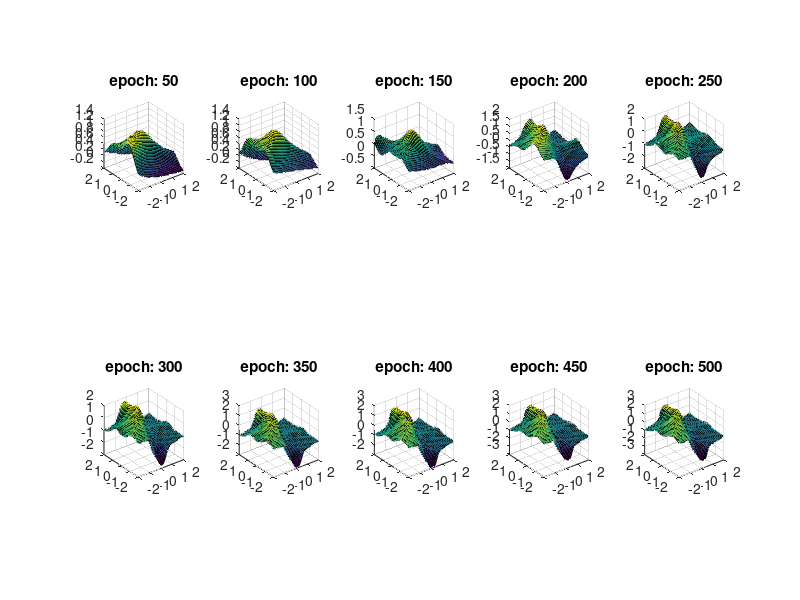

Reproduce this figure in MATLAB.
N = 2.0;values = -N:0.1:N;[x1, x2]=meshgrid(values,values);mu = zeros(1, 2);sigma = eye(2) * 2 / 5;X = [x1(:) x2(:)];Y = mvnpdf(X, mu, sigma) * 3;
D=2; % number of input nodes
K=1; % number of output nodes
M=8; % number of hidden nodes
w1 = rand(D,M) - 0.5; % weights of first layer
w2 = rand(M,K) - 0.5; %weights of second layer
b1 = rand(1,M) - 0.5; % biases for first layer
b2 = rand(K,1) - 0.5; %biases for second layer
h = @(a)tanh(a); % activation function
dh = @(a)(1 - h(a).^2); % derivative of activation function
n = 0.1; % n, learning rate
a1 = X * w1 + repmat(b1, length(X),1); % values for activation function
z = h(a1); % values of nodes
y = z * w2 + b2; % output values

number_of_epochs = 500;
interval = 50;
number_of_plots = number_of_epochs / interval;
plot_counter = 0;

for count = 1:500
    for i = 1:length(X)
        ti = Y(i); % real output
        xi = X(i, :); % inputs with index i
        a1 = xi * w1 + b1; % values for hidden nodes, to be activated
        zi = h(a1); % activations of hidden nodes
        yi = zi * w2 + b2; % output for input i
        d2 = yi - ti; % difference in layer 2
        d1 = dh(a1)' .* (w2 * d2); % difference in layer 1
        w1 = w1 - n * (d1*xi)'; % new weight assignments
        w2 = w2 - n * (d2*zi)';
    end
    % plot the outputs for new weights and wait for user input
    a1s = X * w1 + repmat(b1, length(X),1);
    zs = h(a1s);
    ys = zs * w2 + b2;
    
    if(mod(count,interval) == 0)
        plot_counter = plot_counter + 1;
        subplot(2,number_of_plots/2,plot_counter)
        surf(values, values, reshape(ys, length(values), length(values)))
        axis square
        title(sprintf('epoch: %d',count))
    end
    
%     surf(values, values, reshape(ys, length(values), length(values)))
%     pause
%     count
end